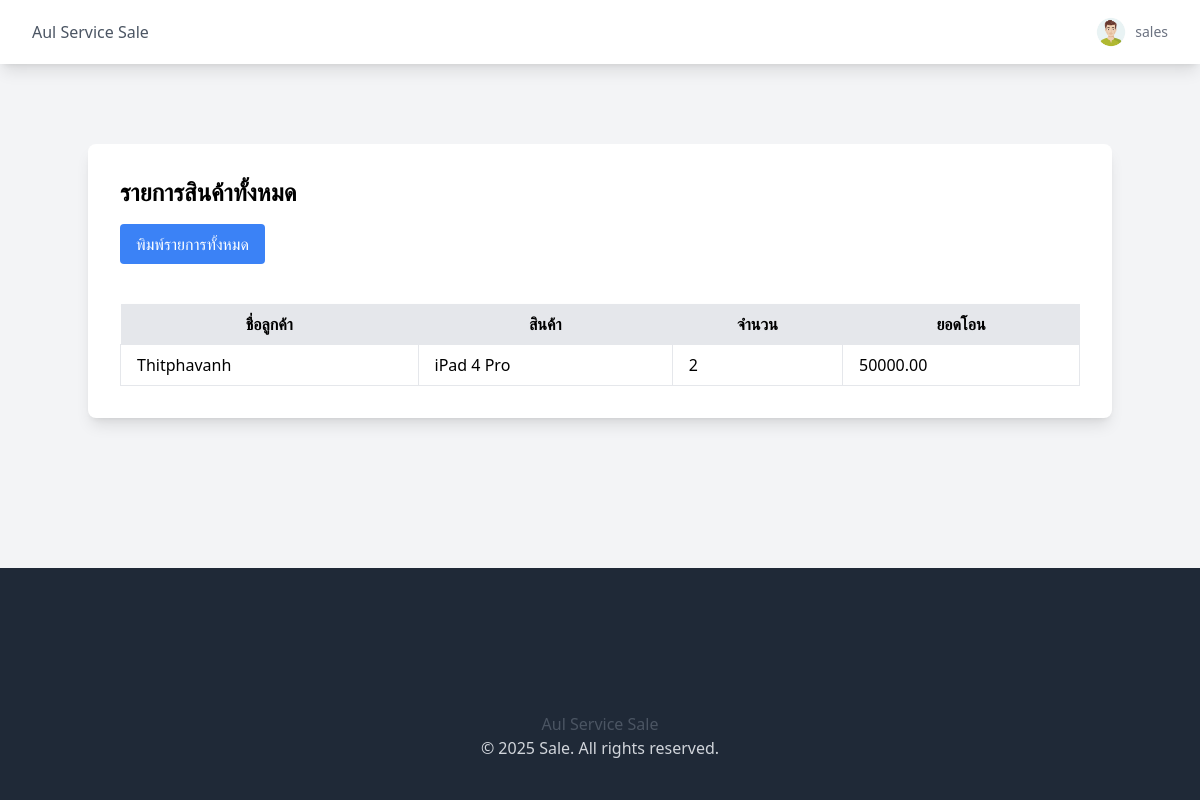
The page /table-product/ (signed in) on the database its author committed.
### sales/models.py (models this page shows, shortened)
class CustomUser(models.Model):
    user = models.OneToOneField(User, on_delete=models.CASCADE, null=True, blank=True)
    user_type = models.CharField(max_length=20, default="sales", null=True, blank=True)
    avatar = models.ImageField(upload_to="avatars/", null=True, blank=True)
    bio = models.CharField(max_length=255, null=True, blank=True)
    tel = models.CharField(max_length=20, null=True, blank=True)

class SaleRecord(models.Model):
    user = models.ForeignKey(User, on_delete=models.CASCADE, blank=True, null=True)
    STATUS_CHOICES = [
        ("pending", "รอคอนเฟิร์ม"),
        ("confirmed", "คอนเฟิร์มยอดแล้ว"),
    ]
    customer = models.ForeignKey(
        Customer, on_delete=models.CASCADE, blank=True, null=True
    )
    product = models.ForeignKey(
        Product, on_delete=models.CASCADE, blank=True, null=True
    )
    quantity = models.IntegerField()
    transfer_amount = models.DecimalField(max_digits=10, decimal_places=2)
    po_document = models.FileField(upload_to="po_documents/", blank=True, null=True)
    payment_slip = models.FileField(upload_to="payment_slips/", blank=True, null=True)
    remarks = models.TextField(blank=True, null=True)
    status = models.CharField(max_length=10, choices=STATUS_CHOICES, default="pending")
    created_by = models.ForeignKey(
        User,
        on_delete=models.CASCADE,
        related_name="sale_records",
        blank=True,
        null=True,
    )

class Customer(models.Model):
    first_name = models.CharField(max_length=255, blank=True, null=True)
    last_name = models.CharField(max_length=255, blank=True, null=True)
    def __str__(self):
        return self.first_name

class Product(models.Model):
    name = models.CharField(max_length=255, unique=True, blank=True, null=True)
    def __str__(self):
        return self.name

### sales/views.py (the view)
# urls.py: path('table-product/', views.table_product, name='table-product-page'),
@login_required
def table_product(request):
    try:
        custom_user = CustomUser.objects.get(user=request.user)
        user = request.user  # No need to query the User model again
    except ObjectDoesNotExist:
        return HttpResponse(
            "Unauthorized: CustomUser profile does not exist.", status=401
        )
    if custom_user.user_type == "sales":
        records = SaleRecord.objects.filter(user=custom_user.user)
    elif custom_user.user_type == "account":
        records = SaleRecord.objects.all()
    elif (
        custom_user.user_type == "admin"
        or user.is_staff
        or user.is_superuser
        or user.active
    ):
        records = SaleRecord.objects.all()
    else:
        return HttpResponse("Unauthorized: Invalid user type.", status=401)
    context = {
        "records": records,
        "user": user,
        "user_type": custom_user.user_type,  # Optional: Pass user type to the template
    }
    return render(request, "sales/table-product.html", context)

### sales/templates/sales/table-product.html (shortened to what this page needs)
{% extends 'base.html' %}
{% block content %}
<div class="max-w-5xl mx-auto bg-white p-8 rounded-lg shadow-lg mt-20">
    <h2 class="text-2xl font-bold mb-4">รายการสินค้าทั้งหมด</h2>
    <button onclick="window.print()" class="bg-blue-500 text-white px-4 py-2 rounded mb-4">พิมพ์รายการทั้งหมด</button>
    <div class="overflow-x-auto">
        {% if user.customuser.user_type == 'admin' %}
        <table class="min-w-full bg-white shadow-md rounded mt-6">
            <thead>
                <tr class="bg-gray-200">
                    <th class="px-4 py-2 text-xs sm:text-sm md:text-base">ชื่อลูกค้า</th>
                    <th class="px-4 py-2 text-xs sm:text-sm md:text-base">สินค้า</th>
                    <th class="px-4 py-2 text-xs sm:text-sm md:text-base">จำนวน</th>
                    <th class="px-4 py-2 text-xs sm:text-sm md:text-base">ยอดโอน</th>
                    <th class="px-4 py-2 text-xs sm:text-sm md:text-base">สถานะ</th>
                    <th class="px-4 py-2 text-xs sm:text-sm md:text-base">จัดการ</th>
                </tr>
            </thead>
            <tbody>
                {% for record in records %}
                <tr>
                    <td class="border px-4 py-2 text-xs sm:text-sm md:text-base">{{ record.customer }}</td>
                    <td class="border px-4 py-2 text-xs sm:text-sm md:text-base">{{ record.product }}</td>
                    <td class="border px-4 py-2 text-xs sm:text-sm md:text-base">{{ record.quantity }}</td>
                    <td class="border px-4 py-2 text-xs sm:text-sm md:text-base">{{ record.transfer_amount }}</td>
                    <td class="border px-4 py-2 text-xs sm:text-sm md:text-base">
                        {% if record.status == 'pending' %}
                            <span class="text-black">รอคอนเฟิร์ม</span>
                        {% else %}
                            <span class="text-blue-500">คอนเฟิร์มยอดแล้ว</span>
                        {% endif %}
                    </td>
                    <td class="border px-4 py-2 text-xs sm:text-sm md:text-base">
                        {% if record.status == 'pending' %}
                            <a href="{% url 'confirm-sale-page' record.id %}" class="bg-blue-500 text-white px-2 py-1 rounded">คอนเฟิร์ม</a>
                        {% endif %}
                        {% if record.status == 'confirmed' %}
                            <a href="{% url 'cancel-sale-page' record.id %}" class="bg-black text-white px-2 py-1 rounded">ยกเลิก</a>
                        {% endif %}
                            <a href="{% url 'edit-sale-record-page' record.id  %}" class="bg-green-500 text-white px-2 py-1 rounded">แก้ไข</a>
                            <a href="{% url 'delete-sale-page' record.id %}" class="bg-red-500 text-white px-2 py-1 rounded">ลบ</a>
                    </td>
                </tr>
                {% endfor %}
            </tbody>
        </table>
        {% elif user.customuser.user_type == 'sales' %}
        <table class="min-w-full bg-white shadow-md rounded mt-6">
            <thead>
                <tr class="bg-gray-200">
                    <th class="px-4 py-2 text-xs sm:text-sm md:text-base">ชื่อลูกค้า</th>
                    <th class="px-4 py-2 text-xs sm:text-sm md:text-base">สินค้า</th>
                    <th class="px-4 py-2 text-xs sm:text-sm md:text-base">จำนวน</th>
                    <th class="px-4 py-2 text-xs sm:text-sm md:text-base">ยอดโอน</th>
                </tr>
            </thead>
            <tbody>
                {% for record in records %}
                <tr>
                    <td class="border px-4 py-2 text-xs sm:text-sm md:text-base">{{ record.customer }}</td>
                    <td class="border px-4 py-2 text-xs sm:text-sm md:text-base">{{ record.product }}</td>
                    <td class="border px-4 py-2 text-xs sm:text-sm md:text-base">{{ record.quantity }}</td>
                    <td class="border px-4 py-2 text-xs sm:text-sm md:text-base">{{ record.transfer_amount }}</td>
                </tr>
                {% endfor %}
            </tbody>
        </table>
        {% endif %}
    </div>
</div>
{% endblock %}

### templates/components/navbar.html (shortened to what this page needs)
{% load static %}
<nav class="bg-white shadow-lg">
    <div class="max-w-7xl mx-auto px-4 sm:px-6 lg:px-8">
        <div class="flex justify-between h-16 items-center">
            <div class="flex items-center">
                <a href="{% url 'home-page' %}" class="text-gray-600 hover:text-blue-600">Aul Service Sale</a>
            </div>
            <div class="relative hidden md:block">
                {% if user.is_authenticated %}
                    <button id="profile-btn" class="flex items-center space-x-2 focus:outline-none">
                        {% if user.customuser.avatar %}
                            <img src="{{ user.customuser.avatar.url }}" class="w-8 h-8 rounded-full cursor-pointer" id="profile-avatar">
                        {% else %}
                            <img src="{% static 'images/default-avatar.jpg' %}" class="w-8 h-8 rounded-full cursor-pointer" id="profile-avatar">
                        {% endif %}
                        <div class="text-gray-800">
                            <span class="text-sm text-gray-500 block" id="user-type">{{ user.customuser.user_type }}</span>
                        </div>
                    </button>
                {% else %}
                    <div class="flex space-x-4">
                        <span><a href="{% url 'login-page' %}" class="block px-4 py-2 text-gray-600 hover:text-blue-600">Login</a></span>
                    </div>
                {% endif %}
            </div>
        </div>
    </div>
</nav>

### rows shown on the page
SaleRecord: customer "Thitphavanh", product "iPad 4 Pro", quantity "2", transfer_amount "50000.00"

### other values the page prints
{{ user.customuser.user_type }} "sales"
